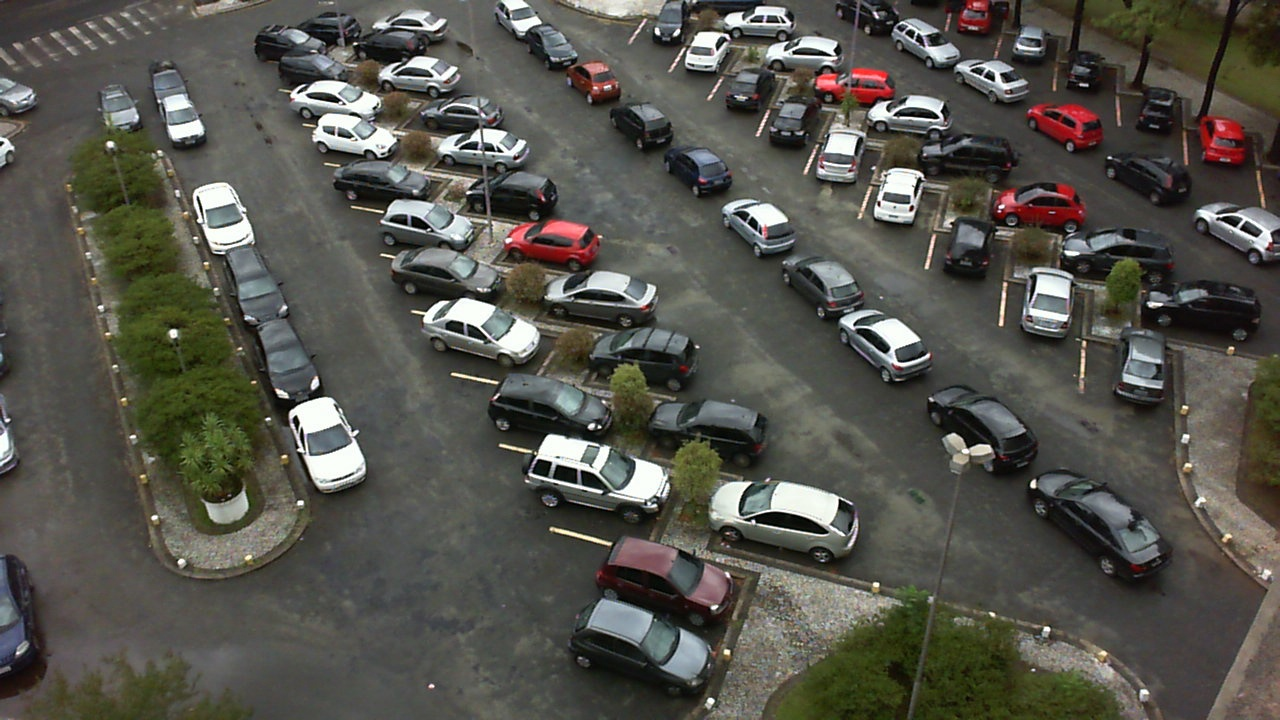
#> input picture tests/cam_image_processing/park.jpg, 1280 x 720 px
$ python processing_tests.py
#> lines starting #> are read from the running program, lines starting #| are printed output that depends on the picture
from skimage import io, transform, filters, exposure, util, color
from skimage.viewer.viewers import ImageViewer, CollectionViewer
from skimage.color.adapt_rgb import adapt_rgb, each_channel, hsv_value

# Loading the image. This is a numpy array with a [x, y, 3] shape
img = io.imread("park.jpg")
#> img is the input picture: shape (720, 1280, 3); mean R, G, B 85.1, 84, 76.4

# Downsampling tests
# The image is 1280x720px, which is a 16/9 ratio
# Note: img is an 3D array where each line represents an image line. Therefore, accessing
# the first dimension design a line, and accessing the second dimension design a pixel
# in this line. So, for an x*y pixels image, its shape is (y, x, 3).
min_size = (90, 160)

def get_downsampled_images(image):
    current_size = min_size

    downsampled_images = []

    while current_size[0] <= image.shape[0]:
        downsampled_image = transform.resize(image, current_size, mode='reflect')

        downsampled_images.append(downsampled_image)

        current_size = (current_size[0] + min_size[0], current_size[1] + min_size[1])

    return downsampled_images

# done for each chanel (adapted from http://scikit-image.org/docs/0.12.x/auto_examples/color_exposure/plot_adapt_rgb.html)
@adapt_rgb(each_channel)
def fil_each(i, fil):
    # We use 1 - filters(image)
    # but this will not work if image is not normalized
    return fil(i)

@adapt_rgb(hsv_value)
def fil_hsv(i, fil):
    return fil(i)

def fil_gray(i, fil):
    return fil(color.rgb2gray(i))

def get_edges_images(image):
    fils = [filters.sobel, filters.scharr]

    funcs = [fil_each, fil_hsv, fil_gray]

    edge_images = []
    for fil in fils:
        for func in funcs:
            edge_images.append(exposure.rescale_intensity(1 - func(image, fil)))

    return edge_images

# [4 lines of commented-out code are left out]

"""
# ---------- 1) edge, 2) downsample
# The get_edges_images(img)[4] seems better (scharr filter, hsv values)
edge_image = exposure.rescale_intensity(1 - fil_hsv(img, filters.scharr))
# Exploring downsampling
downsampled_images = get_downsampled_images(edge_image)
CollectionViewer(downsampled_images).show()
# The downsampled_images[2] seems ok (270x480)
"""

# ---------- 1) downsample, 2) edge
"""
# The get_downsampled_images(img)[1] seems ok (180x320)
#downsampled_image = transform.resize(img, (180, 320), mode='reflect')
# Exploring edge detections
#edge_images = get_edges_images(downsampled_image)
#CollectionViewer(edge_images).show()
# Scharr hsv filter seems better
# Exploring differents downsampling with scharr hsv filter
images = list(map(lambda i: exposure.rescale_intensity(1 - fil_hsv(i, filters.scharr)), get_downsampled_images(img)))
CollectionViewer(images).show()
# images[2] seems better (270x480), with scharr filter
"""

# ---------- downsample or edge detection first ?
edge_first = exposure.rescale_intensity(1 - fil_hsv(img, filters.scharr))
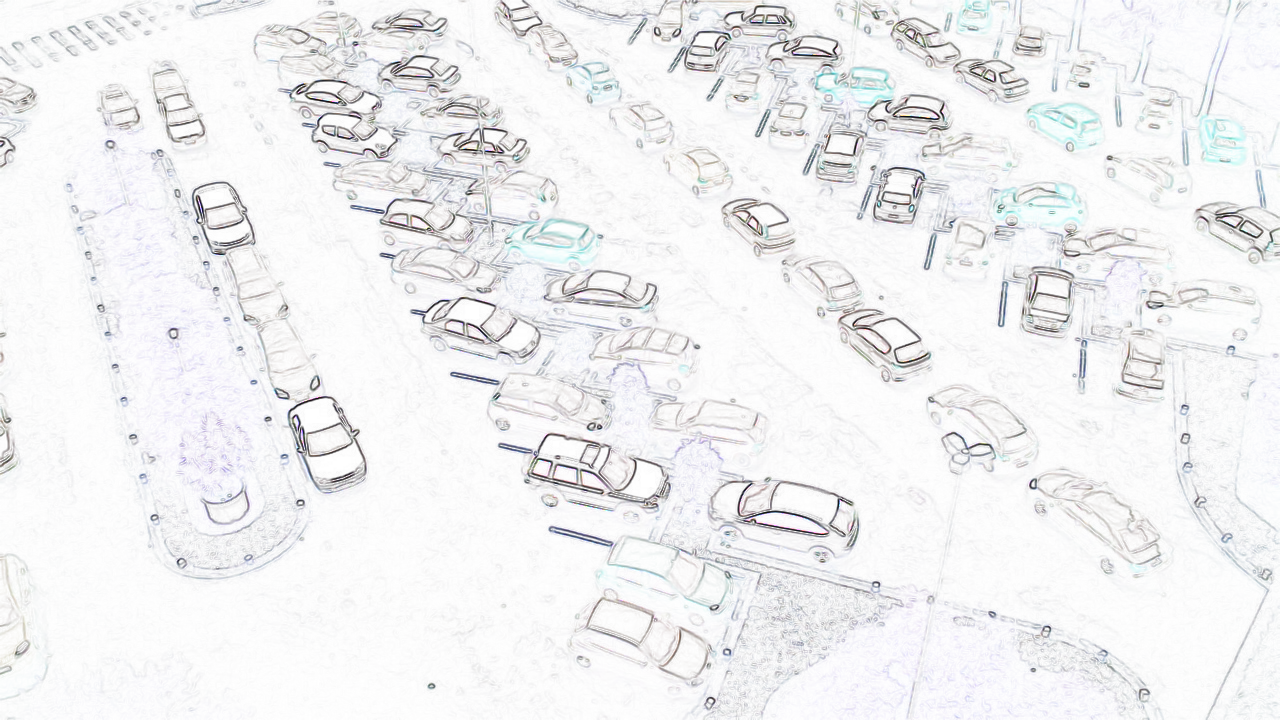
#> edge_first: shape (720, 1280, 3) float64; mean R, G, B 0.944, 0.945, 0.949
edge_first = transform.resize(edge_first, (270, 480), mode='reflect')
#> edge_first: shape (270, 480, 3) float64

downsample_first = transform.resize(img, (270, 480), mode='reflect')
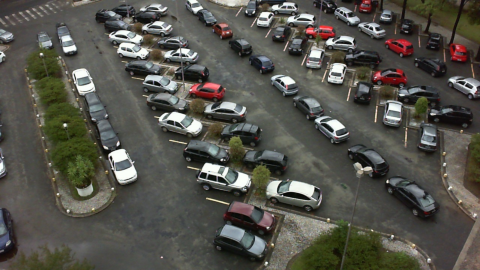
#> downsample_first: shape (270, 480, 3) float64; mean R, G, B 0.334, 0.329, 0.299
downsample_first = exposure.rescale_intensity(1 - fil_hsv(downsample_first, filters.scharr))
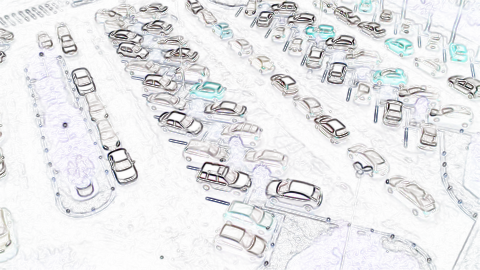
#> downsample_first: shape (270, 480, 3) float64; mean R, G, B 0.91, 0.912, 0.919

CollectionViewer([edge_first, downsample_first]).show()
#> (this line was passed over: skimage is not available in this run)
# the downsample_first seems better
